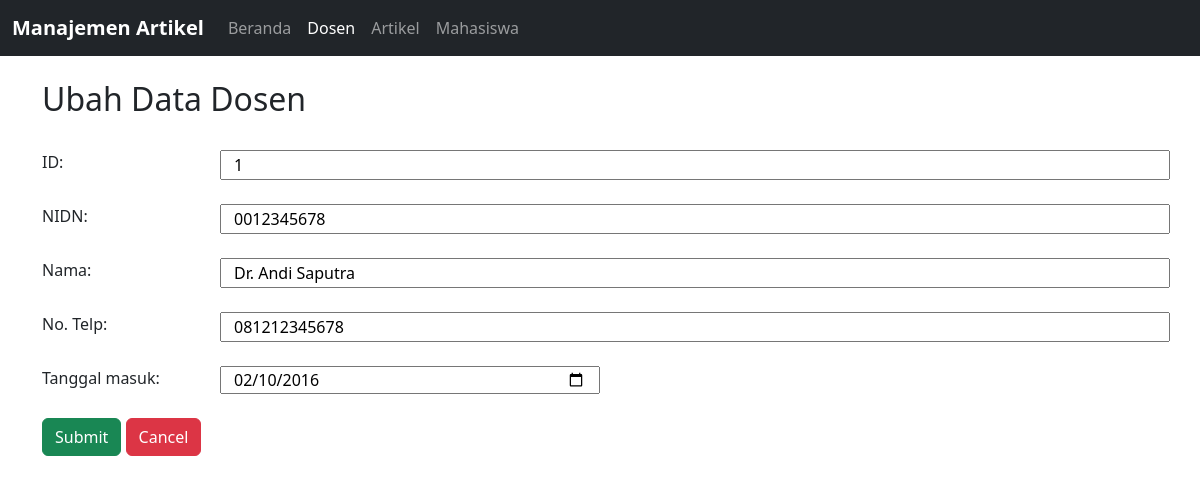
Before: /Project/index.php?page=lecturers&action=edit&id=1 with the older database file.
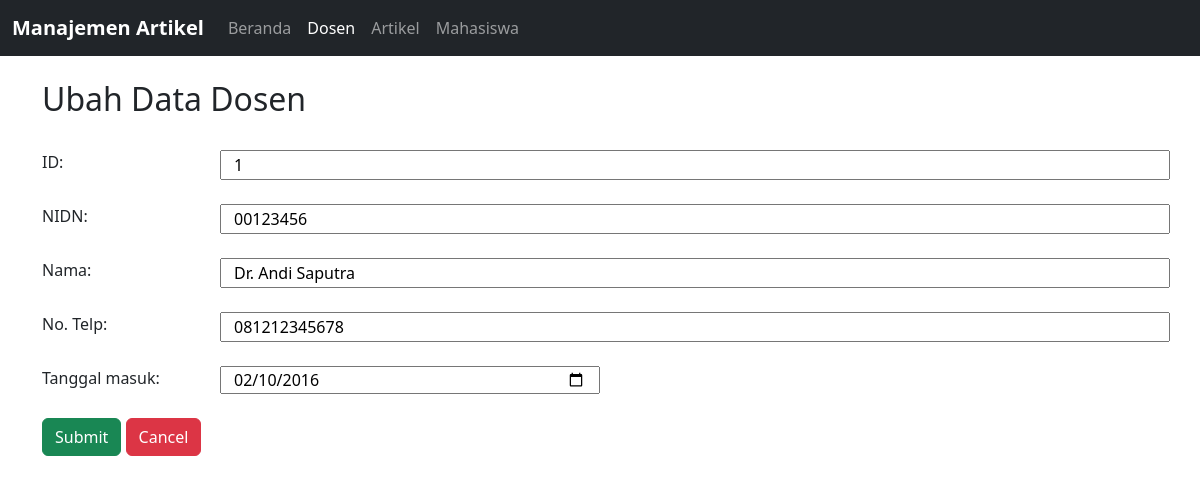
After: the same page with the newer database file.
### tables this page shows
CREATE TABLE lecturers (
    id INT AUTO_INCREMENT PRIMARY KEY,
    name VARCHAR(128) NOT NULL,
    nidn VARCHAR(16) NOT NULL UNIQUE,
    phone VARCHAR(32) NOT NULL,
    join_date DATE NOT NULL
);

### Project/controllers/LecturerController.php (called while the page is built, shortened)
<?php
include_once("models/Lecturer.php");
class LecturerController {
    private $model;
    private $view;
    public function __construct() {
        $this->model = new Lecturer();
        $this->view = "views/LecturerView.php";
    }
    public function render() {
        $lecturer_data = $this->model->getAllLecturers();
        include_once($this->view);
    }
}
?>

### Project/models/Database.php (called while the page is built)
<?php
class Database {
    private $host = "localhost";
    private $username = "root";
    private $password = "";
    private $dbname = "tp8_mvc25";
    public $db;
    public function __construct() {
        try {
            $this->db = new PDO("mysql:host=$this->host;dbname=$this->dbname", $this->username, $this->password);
            $this->db->setAttribute(PDO::ATTR_ERRMODE, PDO::ERRMODE_EXCEPTION);
        } catch (PDOException $e) {
            die("Database connection failed: " . $e->getMessage());
        }
    }
    public function executeQuery($query, $params = []) {
        try {
            $stmt = $this->db->prepare($query);
            $stmt->execute($params);
            return $stmt;
        } catch (PDOException $e) {
            die("Error executing database query due to: " . $e->getMessage());
        }
    }
}
?>

### Project/models/Lecturer.php (called while the page is built, shortened)
<?php
include_once("models/Database.php");
class Lecturer extends Database {
    private $table_name = "lecturers";
    public function getAllLecturers() {
        $stmt = $this->executeQuery("SELECT * FROM $this->table_name");
        if (isset($stmt)) {
            return $stmt->fetchAll(PDO::FETCH_ASSOC);
        }
    }
}
?>

### Project/views/LecturerView.edit.php (the view)
<?php
$lecturer_id = "";
$lecturer_name = "";
$lecturer_nidn = "";
$lecturer_phone = "";
$lecturer_join_date = "";
if (isset($_GET["id"])) {
    foreach ($lecturer_data as $data):
        if ($data["id"] == $_GET["id"]) {
            $lecturer_id = $_GET["id"];
            $lecturer_name = $data["name"];
            $lecturer_nidn = $data["nidn"];
            $lecturer_phone = $data["phone"];
            $lecturer_join_date = $data["join_date"];
        }
    endforeach;
}
?>
<div class="row mb-4 ">
	<div class="col-md-12">
		<h2 class="heading-section">Ubah Data Dosen</h2>
	</div>
</div>
    <form action="index.php?page=lecturers" method="POST">
        <div class="row mb-4">
            <label class="col-md-2">ID:</label>
            <input class="col" type="text" id="lecturer_id" name="lecturer_id" readonly="yes" value="<?= $lecturer_id ?>">
        </div>
        <div class="row mb-4">
            <label class="col-md-2">NIDN:</label>
            <input class="col" type="text" id="lecturer_nidn" name="lecturer_nidn" value="<?= $lecturer_nidn ?>">
        </div>
        <div class="row mb-4">
            <label class="col-md-2">Nama:</label>
            <input class="col" type="text" id="lecturer_name" name="lecturer_name" value="<?= $lecturer_name ?>">
        </div>
        <div class="row mb-4">
            <label class="col-md-2">No. Telp:</label>
            <input class="col" type="text" id="lecturer_phone" name="lecturer_phone"value="<?= $lecturer_phone ?>">
        </div>
        <div class="row mb-4">
            <label class="col-md-2">Tanggal masuk:</label>
            <input class="col-md-4" type="date" id="lecturer_join_date" name="lecturer_join_date"value="<?= $lecturer_join_date ?>">
        </div>
        <button type="submit" class="btn mb-2 mb-md-0 btn-success" name="edit_lecturer">Submit</button>
        <button type="button" onclick="location.href='index.php?page=lecturers'" class="btn mb-2 mb-md-0 btn-danger" name="">Cancel</button>
    </form>

Changed rows visible on the page:
changed lecturers "Dr. Andi Saputra": lecturer_nidn "0012345678" → "00123456"
